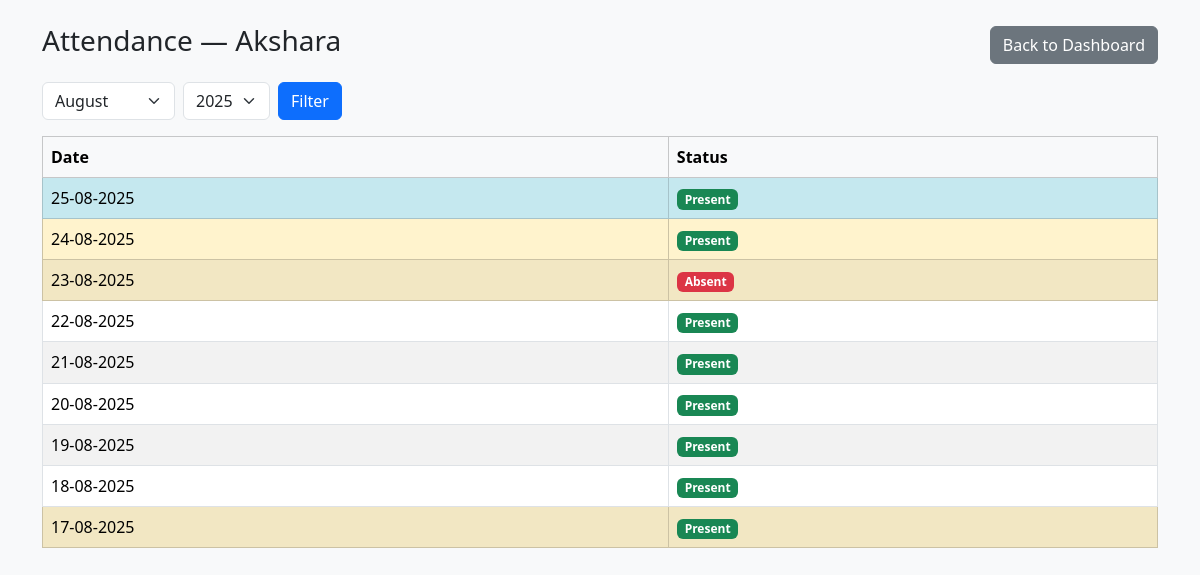
The page /student/1/attendance-view (signed in) on the database its author committed.
### models.py (models this page shows)
class Student(SQLModel, table=True):
    id: Optional[int] = Field(default=None, primary_key=True)
    name: str
    grade: str
    school: Optional[str] = None
    syllabus: Optional[str] = None
    focus_subjects: Optional[str] = None
    subject: Optional[str] = None
    remarks: Optional[str] = None
    tutor_id: int = Field(foreign_key="tutor.id")
    tutor: Optional["Tutor"] = Relationship(back_populates="students")
    journals: List["Journal"] = Relationship(back_populates="student")
    attendances: List["Attendance"] = Relationship(back_populates="student")
    tests: List["TestRecord"] = Relationship(back_populates="student")
    upcoming_tests: List["UpcomingTest"] = Relationship(back_populates="student")
    feedbacks: List["Feedback"] = Relationship(back_populates="student")

class Attendance(SQLModel, table=True):
    id: Optional[int] = Field(default=None, primary_key=True)
    student_id: int = Field(foreign_key="student.id")
    attendance_date: date = Field(default_factory=date.today, index=True)
    status: str
    student: "Student" = Relationship(back_populates="attendances")

### main.py (the view)
@app.get("/student/{student_id}/attendance-view", response_class=HTMLResponse)
def view_attendance(
        request: Request,
        student_id: int,
        month: int = Query(None),
        year: int = Query(None),
        session: Session = Depends(get_session),
        user: User = Depends(get_current_user)
):
    student = session.get(Student, student_id)
    if not student:
        raise HTTPException(status_code=404, detail="Student not found")
    tutor = session.get(Tutor, student.tutor_id)
    if not tutor or (user.user_type == "tutor" and tutor.id != user.tutor_id):
        raise HTTPException(status_code=403, detail="Not authorized")
    all_records = session.exec(
        select(Attendance).where(Attendance.student_id == student_id)
    ).all()
    if not all_records:
        return templates.TemplateResponse("attendance_view.html", {
            "request": request,
            "student": student,
            "records": [],
            "months_list": [],
            "years_list": [],
            "current_month": None,
            "current_year": None
        })
    unique_months_years = sorted(
        {(rec.attendance_date.month, rec.attendance_date.year) for rec in all_records if rec.attendance_date},
        key=lambda x: (x[1], x[0]),
        reverse=True
    )
    if not month or not year:
        month, year = unique_months_years[0]
    today_date = date.today()
    records = []
    for rec in all_records:
        if rec.attendance_date and rec.attendance_date.month == month and rec.attendance_date.year == year:
            rec_date = rec.attendance_date
            records.append({
                "display_date": rec_date.strftime("%d-%m-%Y"),
                "status": rec.status,
                "is_weekend": rec_date.weekday() in (5, 6),
                "is_today": rec_date == today_date
            })
    records.sort(key=lambda r: datetime.strptime(r["display_date"], "%d-%m-%Y"), reverse=True)
    months_list = [{"value": m, "name": date(2000, m, 1).strftime("%B")} for m in range(1, 13)]
    years_list = sorted({y for _, y in unique_months_years}, reverse=True)
    return templates.TemplateResponse("attendance_view.html", {
        "request": request,
        "student": student,
        "records": records,
        "months_list": months_list,
        "years_list": years_list,
        "current_month": month,
        "current_year": year
    })

### templates/attendance_view.html (shortened to what this page needs)
<!DOCTYPE html>
<html>
<head>
    <link href="https://cdn.jsdelivr.net/npm/bootstrap@5.3.3/dist/css/bootstrap.min.css" rel="stylesheet">
</head>
<body class="bg-light">
<div class="container mt-4">
    <div class="d-flex justify-content-between align-items-center mb-3">
        <h3>Attendance — {{ student.name if student else 'Student' }}</h3>
        <a href="/dashboard" class="btn btn-secondary">Back to Dashboard</a>
    </div>
    {% if months_list %}
        <form method="get" class="row g-2 mb-3">
            <div class="col-auto">
                <select name="month" class="form-select">
                    {% for m in months_list %}
                        <option value="{{ m.value }}" {% if m.value == current_month %}selected{% endif %}>
                            {{ m.name }}
                        </option>
                    {% endfor %}
                </select>
            </div>
            <div class="col-auto">
                <select name="year" class="form-select">
                    {% for y in years_list %}
                        <option value="{{ y }}" {% if y == current_year %}selected{% endif %}>
                            {{ y }}
                        </option>
                    {% endfor %}
                </select>
            </div>
            <div class="col-auto">
                <button type="submit" class="btn btn-primary">Filter</button>
            </div>
        </form>
    {% endif %}
    {% if records %}
        <table class="table table-bordered table-striped">
            <thead class="table-light">
                <tr><th>Date</th><th>Status</th></tr>
            </thead>
            <tbody>
                {% for rec in records %}
                    <tr class="
    {% if rec.is_today %}table-info{% elif rec.is_weekend %}table-warning{% endif %}
">
    <td>{{ rec.display_date }}</td>
    <td>
        {% if rec.status and rec.status|lower == 'present' %}
            <span class="badge bg-success">Present</span>
        {% elif rec.status and rec.status|lower == 'absent' %}
            <span class="badge bg-danger">Absent</span>
        {% else %}
            <span class="badge bg-secondary">{{ rec.status }}</span>
        {% endif %}
    </td>
</tr>
                {% endfor %}
            </tbody>
        </table>
    {% else %}
        <p class="text-muted">No attendance records found for this student.</p>
    {% endif %}
</div>
</body>
</html>

### rows shown on the page
Student: name "Akshara"
Attendance: display_date "25-08-2025", status "Present"
Attendance: display_date "24-08-2025", status "Present"
Attendance: display_date "23-08-2025", status "Absent"
Attendance: display_date "22-08-2025", status "Present"
Attendance: display_date "21-08-2025", status "Present"
Attendance: display_date "20-08-2025", status "Present"
Attendance: display_date "19-08-2025", status "Present"
Attendance: display_date "18-08-2025", status "Present"
Attendance: display_date "17-08-2025", status "Present"

### other values the page prints
form field month "August"
form field year "2025"
